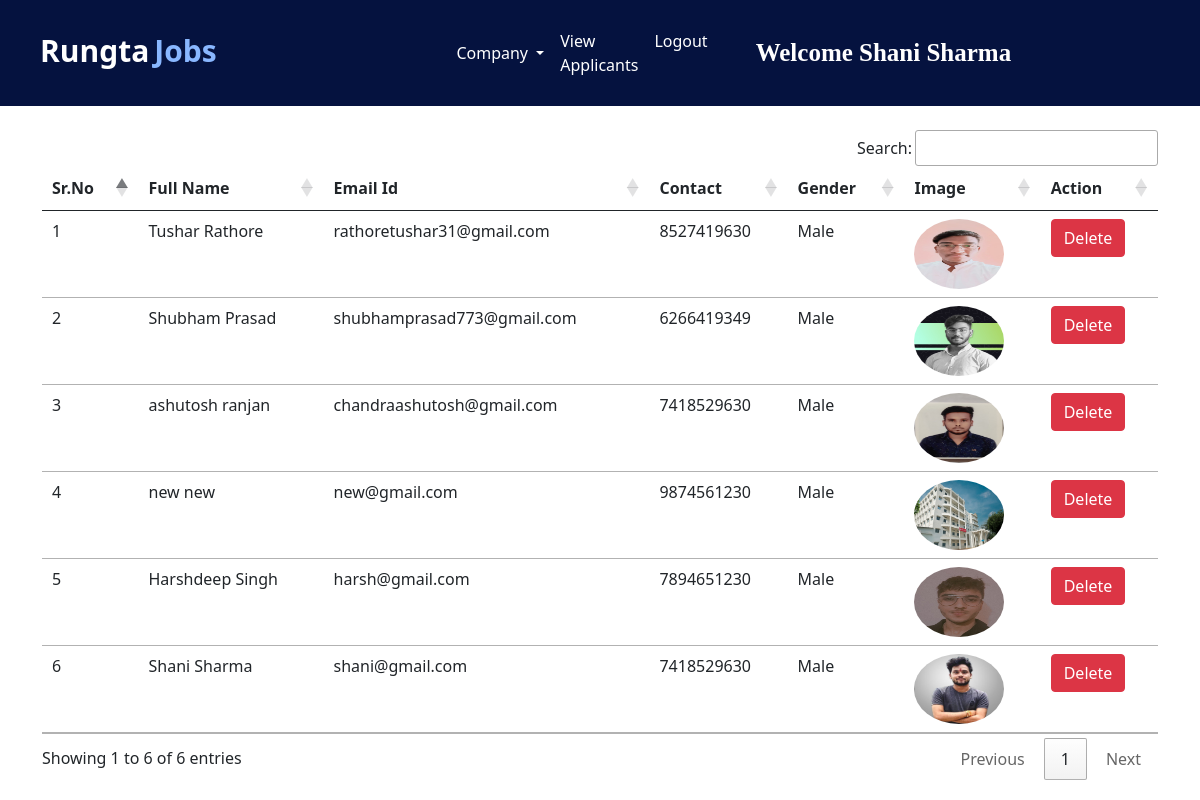
Screenshot of /view_applicants/ (signed in) with the database file from the repository.
### jobs/models.py (models this page shows, shortened)
class Applicant(models.Model):
    user = models.ForeignKey(User, on_delete=models.CASCADE)
    phone = models.CharField(max_length=10)
    image = models.ImageField(upload_to="")
    gender = models.CharField(max_length=10)
    type = models.CharField(max_length=15)

### jobs/views.py (the view)
# urls.py: path("view_applicants/", views.view_applicants, name="view_applicants"),
def view_applicants(request):
    if not request.user.is_authenticated:
        return redirect("/admin_login")
    applicants = Applicant.objects.all()
    return render(request, "view_applicants.html", {'applicants':applicants})

### jobs/templates/view_applicants.html (shortened to what this page needs)
{% extends 'admin_navbar.html' %}
{% block view_applicants %} active {% endblock %}
{% block body %}
<div class="container mt-4">
<table class="table table-hover" id="example">
    <thead>
        <tr>
            <th>Sr.No</th>
            <th>Full Name</th>
            <th>Email Id</th>
            <th>Contact</th>
            <th>Gender</th>
            <th>Image</th>
            <th>Action</th>
        </tr>
    </thead>
    <tbody>
        {% for applicant in applicants %}
        <tr>
            <td>{{forloop.counter}}</td>
            <td>{{applicant.user.get_full_name}}</td>
            <td>{{applicant.user.email}}</td>
            <td>{{applicant.phone}}</td>
            <td>{{applicant.gender}}</td>
            <td><img src="{{applicant.image.url}}" class="rounded-circle" width="90px" height="70px"></td>
            <td><a href="/delete_user/{{applicant.user.id}}/" class="btn btn-danger" onclick="return confirm('Are you sure you want to delete this applicant?')">Delete</a></td>
        </tr>
        {% endfor %}
    </tbody>
</table>
</div>
{% endblock %}

### jobs/templates/admin_navbar.html (shortened to what this page needs)
<!doctype html>
<html lang="en">
<head>
  <link href="https://cdn.jsdelivr.net/npm/bootstrap@5.0.2/dist/css/bootstrap.min.css" rel="stylesheet"
>
  <link rel="stylesheet" href="https://cdn.datatables.net/1.10.25/css/jquery.dataTables.min.css">
  <link rel="stylesheet" href="https://cdn.datatables.net/buttons/1.7.1/css/buttons.dataTables.min.css">
</head>
<body>
  <nav class="navbar navbar-expand-lg navbar-dark">
      <a class="navbar-brand" href="/"><span class="head1">Rungta</span><span class="head2">Jobs</span></a>
      <div class="container w-50">
      <div class="collapse navbar-collapse" id="navbarSupportedContent">
        <ul class="navbar-nav me-auto mb-2 mb-lg-0">
          <div class="collapse navbar-collapse" id="navbarNavDarkDropdown">
            <ul class="navbar-nav">
              <li class="nav-item dropdown">
                <a class="nav-link active dropdown-toggle" href="#" id="navbarDarkDropdownMenuLink" role="button" data-bs-toggle="dropdown" aria-expanded="false">
                  Company
                </a>
              </li>
            </ul>
          </div>
          <li class="nav-item">
            <a class="nav-link {% block view_applicants %} {% endblock %}" href="/view_applicants/">View Applicants</a>
          </li>
          <li class="nav-item">
            <a class="nav-link active" href="/logout/">Logout</a>
          </li>
        </ul>
        <a class="navbar-brand name" style="font-weight: bold; font-family: 'Times New Roman', Times, serif;" href="#">Welcome {{request.user.get_full_name}}</a>
      </div>
      </div>
  </nav>
  {% block body %}
  {% endblock %}
</body>
</html>

### jobs/templates/admin_navbar.html (style rules this page uses)
.navbar { background-color: #05123F; }
.head1 { color: white; font-weight: bold; height: 50px; }
.head2 { color: #89b7ff; font-weight: bold; }
.navbar-brand { padding:20px 40px; font-size:30px; display:flex; gap:5px; }
.name { text-transform:capitalize; font-size:25px; }

### rows the page displays
Applicant: user.get_full_name "Tushar Rathore", user.email "rathoretushar31@gmail.com", phone "8527419630", gender "Male", image (picture)
Applicant: user.get_full_name "Shubham Prasad", user.email "shubhamprasad773@gmail.com", phone "6266419349", gender "Male", image (picture)
Applicant: user.get_full_name "ashutosh ranjan", user.email "chandraashutosh@gmail.com", phone "7418529630", gender "Male", image (picture)
Applicant: user.get_full_name "new new", user.email "new@gmail.com", phone "9874561230", gender "Male", image (picture)
Applicant: user.get_full_name "Harshdeep Singh", user.email "harsh@gmail.com", phone "7894651230", gender "Male", image (picture)
Applicant: user.get_full_name "Shani Sharma", user.email "shani@gmail.com", phone "7418529630", gender "Male", image (picture)

### other values shown
{{ request.user.get_full_name }} "Shani Sharma"
